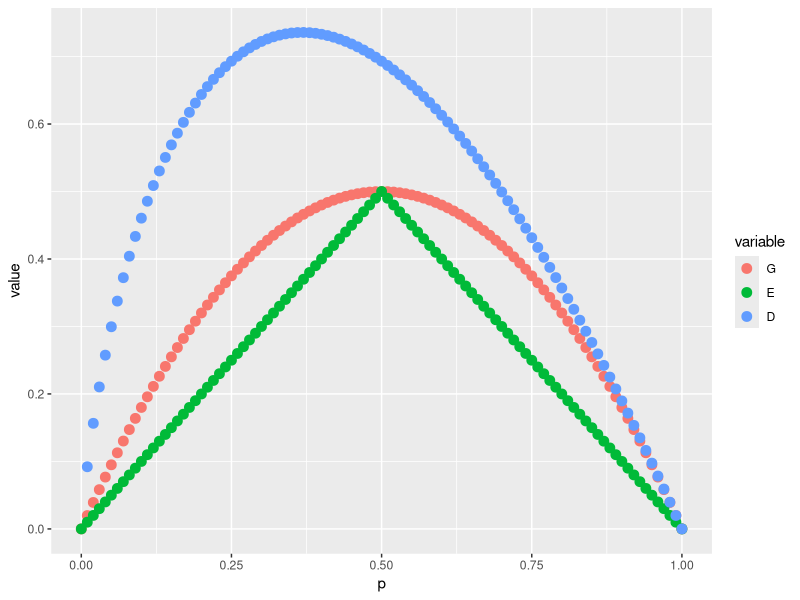

This figure's R source:
setwd("/development/projects/statisticallyfit/github/learningmathstat/RStatistics/STAT330 Statistical Learning/Chapter 8 - Trees")
library(ggplot2)

# Have K = 2 classes so consider how the sums are written ...
p <- seq(0, 1, 0.01)

giniIndex <- p * (1 - p) + p * (1 - p)
classifErrorRate <- 1 - pmax(p, 1 - p) # meaning of pmax?
crossEntropy <- - (p*log(p) + p*log(p))

df <- data.frame(G = giniIndex, E = classifErrorRate, D = crossEntropy, p = p)
#ggplot(df[2:nrow(df), ], aes(x=p)) + geom_point(size=3, aes(y=E, colour="red"))  +
#      geom_point(size=3, aes(y=G, colour="green")) + 
#      geom_point(size=3, aes(y=C, colour="magenta")) 

library(reshape2)
df.melt <- melt(df, id="p")
ggplot(data=df.melt, aes(x=p, y=value, colour=variable)) + geom_point(size=3)